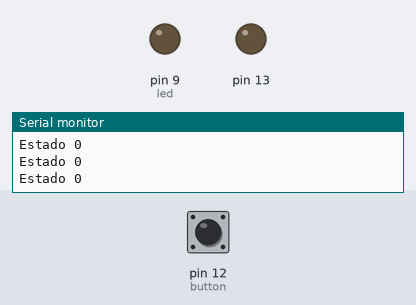
Recording of a sketch running on a simulated Arduino Uno, built with avr-gcc and run on an emulated ATmega328P. Shown: output pins drawn as LEDs (lit = HIGH), the last lines printed to the serial monitor. The inputs (shaded band) are chosen by the test bench; at power-on: pin 12 (button) LOW.

Above: at 1.2 s.
1.3 s: pin 12 (button) pulled HIGH for 0.15 s
At 1.9 s:
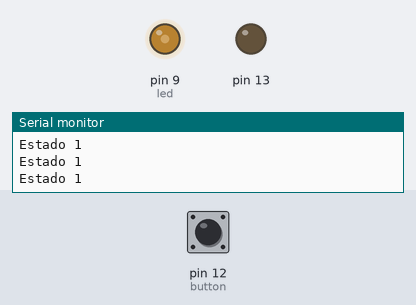
2.9 s: pin 12 (button) pulled HIGH for 1 s
At 3.2 s:
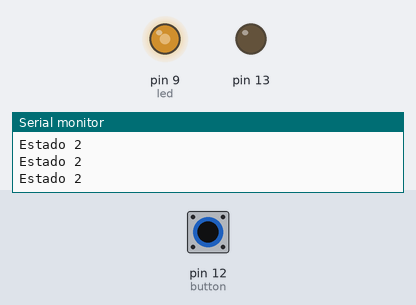
5.4 s: pin 12 (button) pulled HIGH for 0.15 s
At 6.1 s:
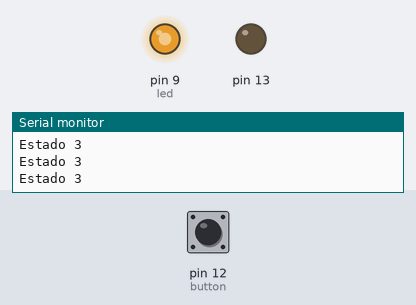
7.0 s: pin 12 (button) pulsed HIGH 2 times (0.12 s each, 0.3 s apart)
At 10.4 s:
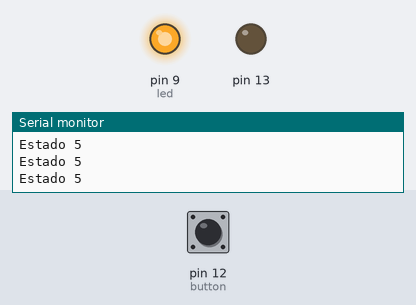
10.6 s: pin 12 (button) pulled HIGH for 3.2 s
At 11.4 s:
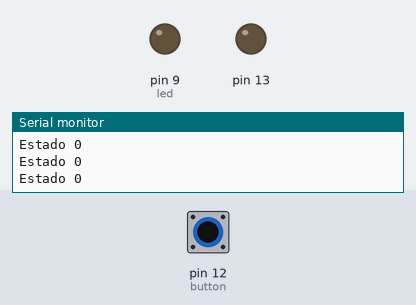
16.8 s: pin 12 (button) pulsed HIGH 5 times (0.12 s each, 0.3 s apart)
At 21.1 s:
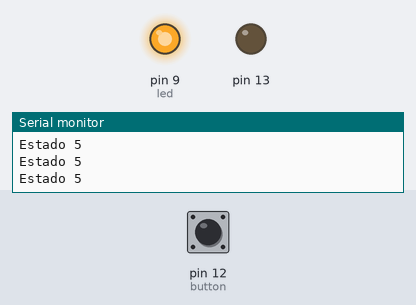
Timing chart, 0 to 22.3 s (numbered marks = the images above; inputs shaded):
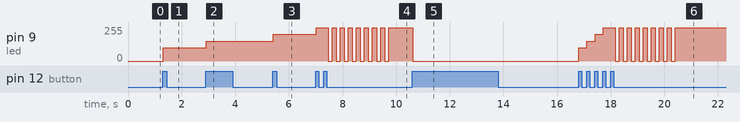

Measured:
- after the input at 1.3 s, pin 9 (led): 0/255 → 100/255 at once
- after the input at 2.9 s, pin 9 (led): 100/255 → 150/255 at once
- after the input at 5.4 s, pin 9 (led): 150/255 → 200/255 at once
- after the input at 7.0 s, pin 9 (led): 200/255 → 250/255 at once, then repeats every 0.30 s: 0/255 0.15 s, 250/255 0.15 s, until it stays 250/255 from 9.7 s
- after the input at 10.6 s, pin 9 (led): 250/255 → 0/255 at once
- after the input at 16.8 s, pin 9 (led): 0/255 → 100/255 at once, → 150/255 0.30 s later, → 200/255 0.30 s later, → 250/255 0.30 s later, … (20 changes in this stretch)

The sketch:

Lampara.ino
```cpp
/**
 * Button
 * by BREVIG http://alexanderbrevig.com
 *
 * Use a button connected to digital pin 12.
 * Digital pin 12 is used as input and connected to a button
 * When the button is pressed, the Wiring board LED turn ON,
 * the LED turns OFF when the button is released.
 *
 * This example simulates the switch example
 */

#include <Button.h>

/*
  Wire like this:
  GND -----/ button ------ pin 12
*/
Button button = Button(12,BUTTON_PULLDOWN);

#define led  9
int state = 0;

bool bandera = true;
//Bandera = true: entra en la rutina del ultimo estado para parpadear
//Bandera = false; no entra en la rutina del ultimo estado para parpadear.

void handleButtonPressEvents(Button &btn)
{
   state ++;
}
void handleButtonHoldEvents(Button &btn)
{
  state  = 0;
}

void setup()
{
  pinMode(13,OUTPUT);
  Serial.begin(9600);
  button.pressHandler(handleButtonPressEvents);
  button.holdHandler(handleButtonHoldEvents,2000);
}

void loop()
{
  button.isPressed();
  if (state > 5){
   state = 0;
  }

  switch (state){
  case 0:
        Serial.println("Estado 0");
        analogWrite(led,0);
        bandera = true;
        break;
   case 1:
        Serial.println("Estado 1");
        analogWrite(led,100);

        break;
   case 2:
        Serial.println("Estado 2");
        analogWrite(led,150);
        break;
  case 3:
        Serial.println("Estado 3");
        analogWrite(led,200);
        break;
  case 4:
        Serial.println("Estado 4");
        analogWrite(led,250);
        break;
  case 5:
       Serial.println("Estado 5");
       if (bandera){
          for (int i=0;i<8;i++){
            analogWrite(led,250);
            delay(150);
            analogWrite(led,0);
            delay(150);
            bandera = false;
          }
        }
        analogWrite(led,250);
        break;
  default:
        analogWrite(led,0);
        break;
  }
}
```
